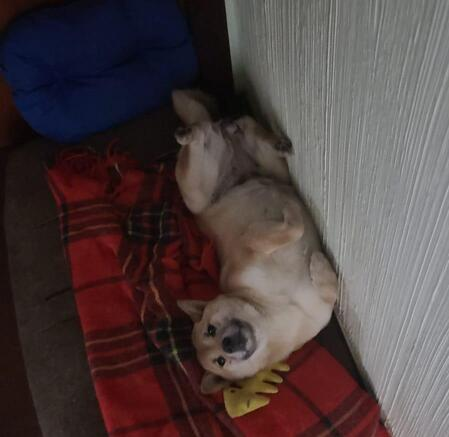
#> input picture Fotos/yumi.jpg, 449 x 437 px, found by its file name
$ python comparacao_hsv_jaccard.py
#> lines starting #> are read from the running program, lines starting #| are printed output that depends on the picture
import cv2
import math
import numpy as np

def indice_jaccard_imagem(img1, img2):
    if img1.shape != img2.shape:
        print("Erro: As imagens precisam ter o mesmo tamanho!")
        return 0.0

    linhas, colunas = img1.shape[:2]

    # Converte os pixels para tuplas para o set poder processar
    conjunto_a = set(
        (tuple(img1[i, j]) if img1.ndim == 3 else img1[i, j], i, j)
        for i in range(linhas) for j in range(colunas)
    )
    conjunto_b = set(
        (tuple(img2[i, j]) if img2.ndim == 3 else img2[i, j], i, j)
        for i in range(linhas) for j in range(colunas)
    )

    intersecao = len(conjunto_a & conjunto_b)
    uniao = len(conjunto_a | conjunto_b)

    return intersecao / uniao

# --- Carregamento da Imagem ---
img_bgr = cv2.imread(r"projetos_treinamento\Fotos\yumi.jpg")
#> img_bgr is the input picture: shape (437, 449, 3); mean B, G, R 66.1, 65.6, 78.8

if img_bgr is None:
    print("Erro: Imagem não encontrada. Verifique o caminho!")
else:
    # 1. HSV Nativo do OpenCV para comparação
    img_hsv_opencv = cv2.cvtColor(img_bgr, cv2.COLOR_BGR2HSV)
#> img_hsv_opencv: shape (437, 449, 3); mean H, S, V 57.9, 91.3, 82.8

    # 2. Construindo o HSV na mão
    altura, largura, canais = img_bgr.shape
#> altura = 437; largura = 449; canais = 3
    img_hsv_manual = np.zeros((altura, largura, 3), dtype="uint8")

    for y in range(altura):
        for x in range(largura):
            pixel = img_bgr[y, x]
            b_bruto, g_bruto, r_bruto = int(pixel[0]), int(pixel[1]), int(pixel[2])

            # Normalizando para [0.0, 1.0]
            b = b_bruto / 255.0
            g = g_bruto / 255.0
            r = r_bruto / 255.0

            # --- CANAL V (VALUE) ---
            value = max(r, g, b)

            # --- CANAL S (SATURATION) ---
            min_rgb = min(r, g, b)
            delta = value - min_rgb

            if value == 0:
                saturacao = 0.0
            else:
                saturacao = delta / value

            # --- CANAL H (HUE) ---
            if delta == 0:
                hue = 0.0
            elif value == r:
                hue = 60.0 * (((g - b) / delta) % 6)
            elif value == g:
                hue = 60.0 * (((b - r) / delta) + 2.0)
            elif value == b:
                hue = 60.0 * (((r - g) / delta) + 4.0)

            if hue < 0:
                hue += 360.0

            h_final = int(round(hue / 2))
            s_final = int(round(saturacao * 255))
            v_final = int(round(value * 255))

            # Correção de limites para segurança e padronização do OpenCV
            h_final = min(180, max(0, h_final))
            if h_final == 180:
                h_final = 0

            img_hsv_manual[y, x] = [h_final, s_final, v_final]
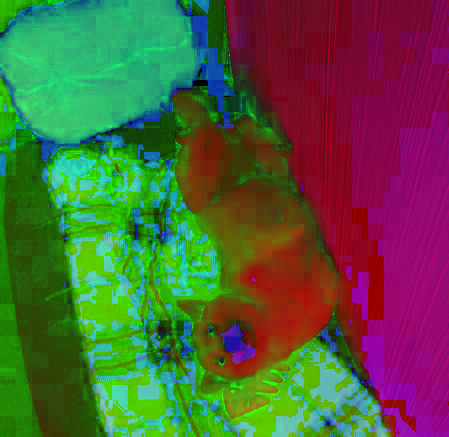
#> img_hsv_manual: shape (437, 449, 3); mean B, G, R 57.9, 91.3, 82.8

    similaridade = indice_jaccard_imagem(img_hsv_manual, img_hsv_opencv)
#> in indice_jaccard_imagem, `conjunto_a = set( (tuple(img1[i, j]) if img1.ndim == 3 else img1[i, j]..`: conjunto_a = 196213 items
#> in indice_jaccard_imagem, `intersecao = len(conjunto_a & conjunto_b)`: intersecao = 190155
#> in indice_jaccard_imagem, `uniao = len(conjunto_a | conjunto_b)`: uniao = 202271
#> similaridade = 0.94

    print(f"Jaccard (Seu HSV Manual vs OpenCV HSV Nativo): {similaridade * 100:.2f}%")
#| Jaccard (Seu HSV Manual vs OpenCV HSV Nativo): 94.01%

    cv2.imshow("HSV Funcao", img_hsv_opencv)
    cv2.imshow("HSV Manual", img_hsv_manual)

    cv2.waitKey(0)
    cv2.destroyAllWindows()

$ run again, with Fotos/Love.jpg copied over Fotos/yumi.jpg
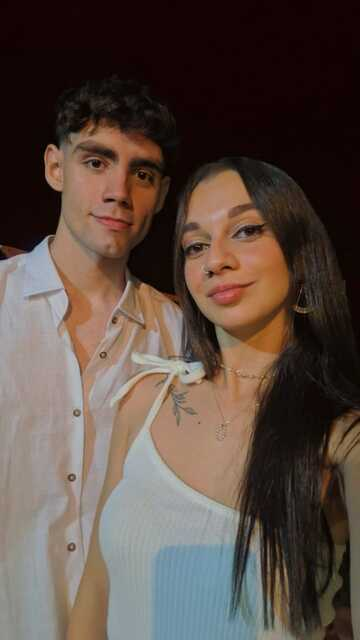
#> input picture Fotos/Love.jpg, 360 x 640 px, found by its file name
#> img_bgr is the input picture: shape (640, 360, 3); mean B, G, R 67, 75, 90.1
#> img_hsv_opencv: shape (640, 360, 3); mean H, S, V 48.2, 118.7, 93.1
#> after the loop `for y in range(altura):`:
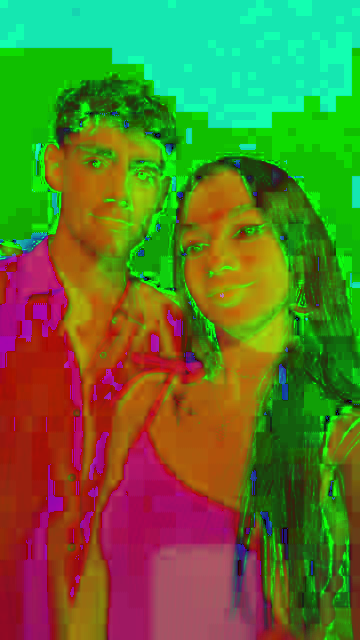
#> img_hsv_manual: shape (640, 360, 3); mean B, G, R 48.2, 118.7, 93.1
#> conjunto_a = 230400 items
#> intersecao = 224073
#> uniao = 236727
#> similaridade = 0.947
#| Jaccard (Seu HSV Manual vs OpenCV HSV Nativo): 94.65%
